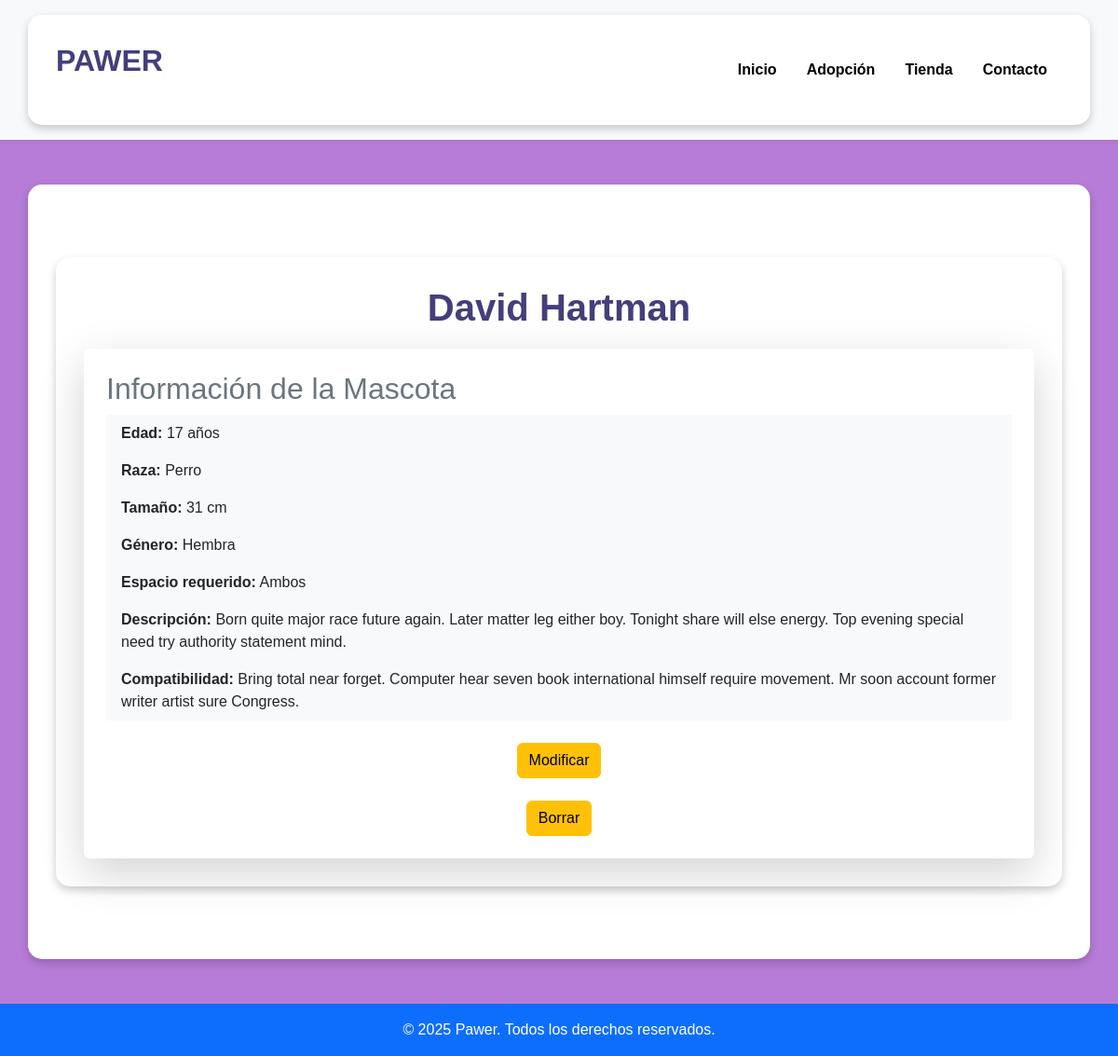
The app's page /PetsAdoption/pet/4/ with its own data.
### PetsAdoption/models.py (models this page shows, shortened)
class Pet(models.Model):
    name = models.CharField(max_length=100)
    species = models.CharField(max_length=50)
    age = models.IntegerField()
    size = models.CharField(max_length=20)
    gender = models.CharField(max_length=20)
    space_required = models.TextField()
    description = models.TextField()
    compatibility = models.TextField()
    pet_lever = models.ForeignKey(PetLever, on_delete=models.CASCADE, related_name='pets', null=True, blank=True)
    created_at = models.DateTimeField(auto_now_add=True)
    updated_at = models.DateTimeField(auto_now=True)

### PetsAdoption/views.py (the view)
# urls.py: path('pet/<int:pet_id>/', views.pet_detail, name='pet_detail'),
def pet_detail(request, pet_id):
    pet = get_object_or_404(Pet, id=pet_id)
    return render(request, 'detailPet.html', {'pet': pet})

### PetsAdoption/templates/detailPet.html
{% extends "base.html" %}
{% block content %}
<div class="container my-5">
    <h1 class="text-center text-primary fw-bold">{{ pet.name }}</h1>
    <div class="card shadow-lg p-4">
        <h2 class="text-secondary">Información de la Mascota</h2>
        <ul class="list-group list-group-flush">
            <li class="list-group-item"><strong>Edad:</strong> {{ pet.age }} años</li>
            <li class="list-group-item"><strong>Raza:</strong> {{ pet.species }}</li>
            <li class="list-group-item"><strong>Tamaño:</strong> {{ pet.size }} cm</li>
            <li class="list-group-item"><strong>Género:</strong> {{ pet.gender }}</li>
            <li class="list-group-item"><strong>Espacio requerido:</strong> {{ pet.space_required }}</li>
            <li class="list-group-item"><strong>Descripción:</strong> {{ pet.description }}</li>
            <li class="list-group-item"><strong>Compatibilidad:</strong> {{ pet.compatibility }}</li>
        </ul>
        <div class="text-center mt-4">
            <a href="{% url 'edit_pet' pet.id %}" class="btn btn-warning">Modificar</a>
        </div>
        <div class="text-center mt-4">
            <a href="{% url 'delete_pet' pet.id %}" class="btn btn-warning">Borrar</a>
        </div>
    </div>
</div>
{% endblock %}

### static/css/styles.css (style rules this page uses)
body { font-family: 'Poppins', sans-serif; background-color: #b77cd7; color: #443e7c; margin: 0; padding: 0; }
h1 { color: white; text-align: center; margin-bottom: 20px; }
.container { background-color: white; padding: 30px; border-radius: 15px; box-shadow: 0 4px 10px rgba(0, 0, 0, 0.2); }
h1.text-primary { color: #443e7c !important; }
.card { border: none; transition: transform 0.3s ease-in-out; }
.list-group-item { background-color: #f8f9fa; border: none; }

### records on screen
Pet: name "David Hartman", age "17", species "Perro", size "31", gender "Hembra", space_required "Ambos", description "Born quite major race future again. Later matter leg either boy. Tonight share will else energy. Top evening special need try authority statement mind.", compatibility "Bring total near forget. Computer hear seven book international himself require movement. Mr soon account former writer artist sure Congress."
